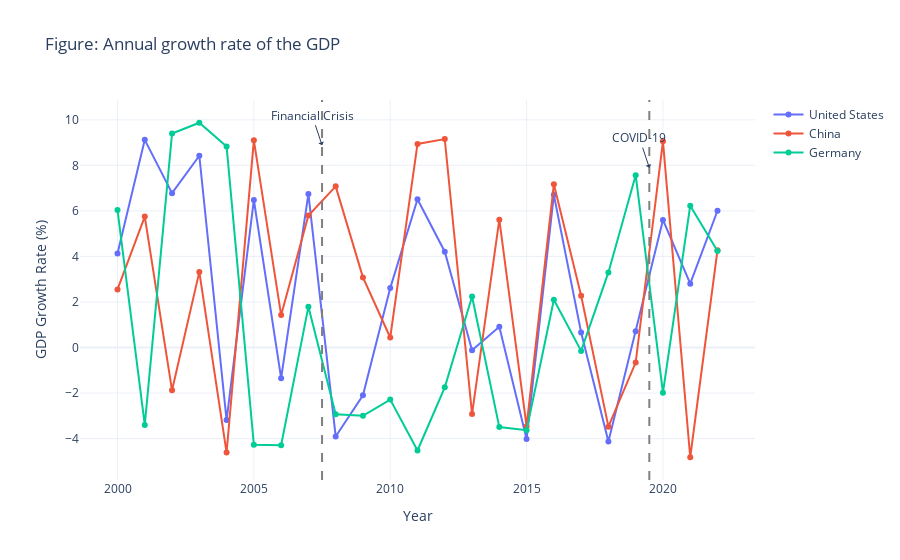

Notebook code cell kept with this figure:
### Code cell
# Test new implementations with dummy data if needed
dummy_gdp_data = pd.DataFrame({
    'source': ['Annual growth rate of the GDP'] * 69,
    'year': list(range(2000, 2023)) * 3,
    'country': ['United States'] * 23 + ['China'] * 23 + ['Germany'] * 23,
    'value': np.random.uniform(-5, 10, 69),  # GDP growth can be negative
})

fig = create_gdp_plot(dummy_gdp_data)
fig.show()

dummy_researchers_data = pd.DataFrame({
    'source': ['Number of Researchers'] * 69,
    'year': list(range(2000, 2023)) * 3,
    'country': ['United States'] * 23 + ['China'] * 23 + ['Germany'] * 23,
    'value': np.random.uniform(500000, 2000000, 69),  # Values in absolute numbers
})

fig = create_researchers_plot(dummy_researchers_data)
fig.show()

### Figure 1 — Plotly figure (JSON) as saved in the notebook; plotly's stock layout.template omitted (floating-point values rounded to 4 significant figures)
{"data": [{"line": {"width": 2}, "marker": {"size": 6}, "mode": "lines+markers", "name": "United States", "type": "scatter", "x": [2000, 2001, 2002, 2003, 2004, 2005, 2006, 2007, 2008, 2009, 2010, 2011, 2012, 2013, 2014, 2015, 2016, 2017, 2018, 2019, 2020, 2021, 2022], "y": [4.131, 9.12, 6.777, 8.421, -3.189, 6.48, -1.346, 6.747, -3.908, -2.1, 2.609, 6.514, 4.209, -0.116, 0.9097, -4.018, 6.706, 0.6621, -4.123, 0.7165, 5.603, 2.805, 6.006]}, {"line": {"width": 2}, "marker": {"size": 6}, "mode": "lines+markers", "name": "China", "type": "scatter", "x": [2000, 2001, 2002, 2003, 2004, 2005, 2006, 2007, 2008, 2009, 2010, 2011, 2012, 2013, 2014, 2015, 2016, 2017, 2018, 2019, 2020, 2021, 2022], "y": [2.549, 5.749, -1.881, 3.32, -4.616, 9.098, 1.424, 5.798, 7.077, 3.08, 0.4392, 8.939, 9.154, -2.925, 5.614, -3.465, 7.174, 2.275, -3.477, -0.6619, 9.054, -4.82, 4.277]}, {"line": {"width": 2}, "marker": {"size": 6}, "mode": "lines+markers", "name": "Germany", "type": "scatter", "x": [2000, 2001, 2002, 2003, 2004, 2005, 2006, 2007, 2008, 2009, 2010, 2011, 2012, 2013, 2014, 2015, 2016, 2017, 2018, 2019, 2020, 2021, 2022], "y": [6.034, -3.401, 9.401, 9.871, 8.832, -4.269, -4.295, 1.795, -2.934, -3.002, -2.289, -4.524, -1.748, 2.24, -3.495, -3.632, 2.096, -0.1485, 3.297, 7.57, -1.986, 6.23, 4.241]}], "layout": {"annotations": [{"arrowhead": 1, "showarrow": true, "text": "Financial Crisis", "x": 2008.0, "y": 8.884}, {"arrowhead": 1, "showarrow": true, "text": "COVID-19", "x": 2020.0, "y": 7.897}], "hovermode": "x unified", "shapes": [{"line": {"color": "grey", "dash": "dash"}, "type": "line", "x0": 2008.0, "x1": 2008.0, "xref": "x", "y0": 0, "y1": 1, "yref": "y domain"}, {"line": {"color": "grey", "dash": "dash"}, "type": "line", "x0": 2020.0, "x1": 2020.0, "xref": "x", "y0": 0, "y1": 1, "yref": "y domain"}], "title": {"text": "Figure: Annual growth rate of the GDP"}, "xaxis": {"title": {"text": "Year"}}, "yaxis": {"title": {"text": "GDP Growth Rate (%)"}}}}
